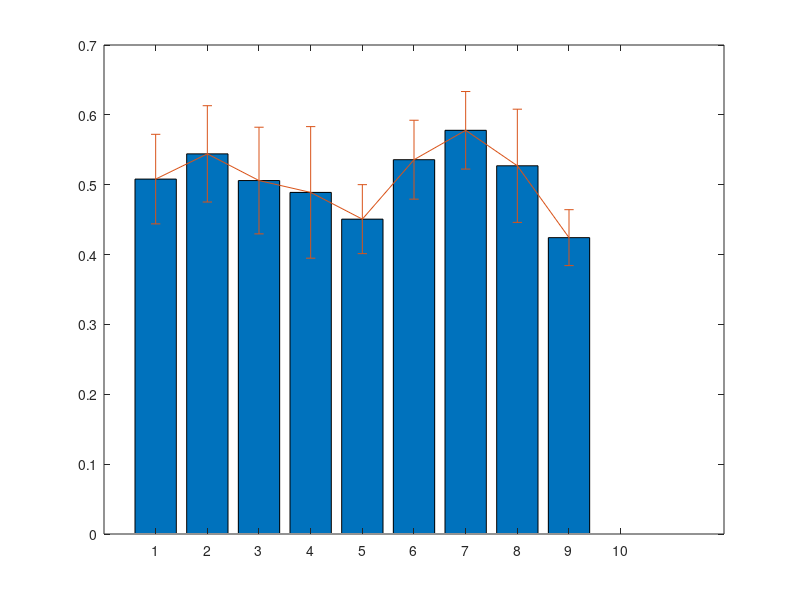

MATLAB code to generate this figure:
%% Build bar graph with thaw outputs from ATS
close all;
njobs = 32
clear all;
clc;

R = cd;

meanThaw = [ 0.50805435  0.54417167  0.50596259  0.48899556  0.45070933  0.53581258 0.57789567  0.5271125   0.42424125         nan];

stdThaw = [ 0.06410917  0.06892987  0.0763477   0.09416707  0.04938312  0.05648336 0.0555088   0.08101877  0.04001936         nan]

runPrefixList = {'DwarfShrubsHi','DwarfShrubsLo','WoodyShrubsHillslope','WoodyShrubsRiparianHi','WoodyShrubsRiparianLo','TussockTundraHi','TussockTundraLo','WaterTrack','SedgeHi','SedgeLo'}

figure;
bar([1:length(meanThaw)],meanThaw);
hold all;
errorbar([1:length(meanThaw)],meanThaw,stdThaw);
